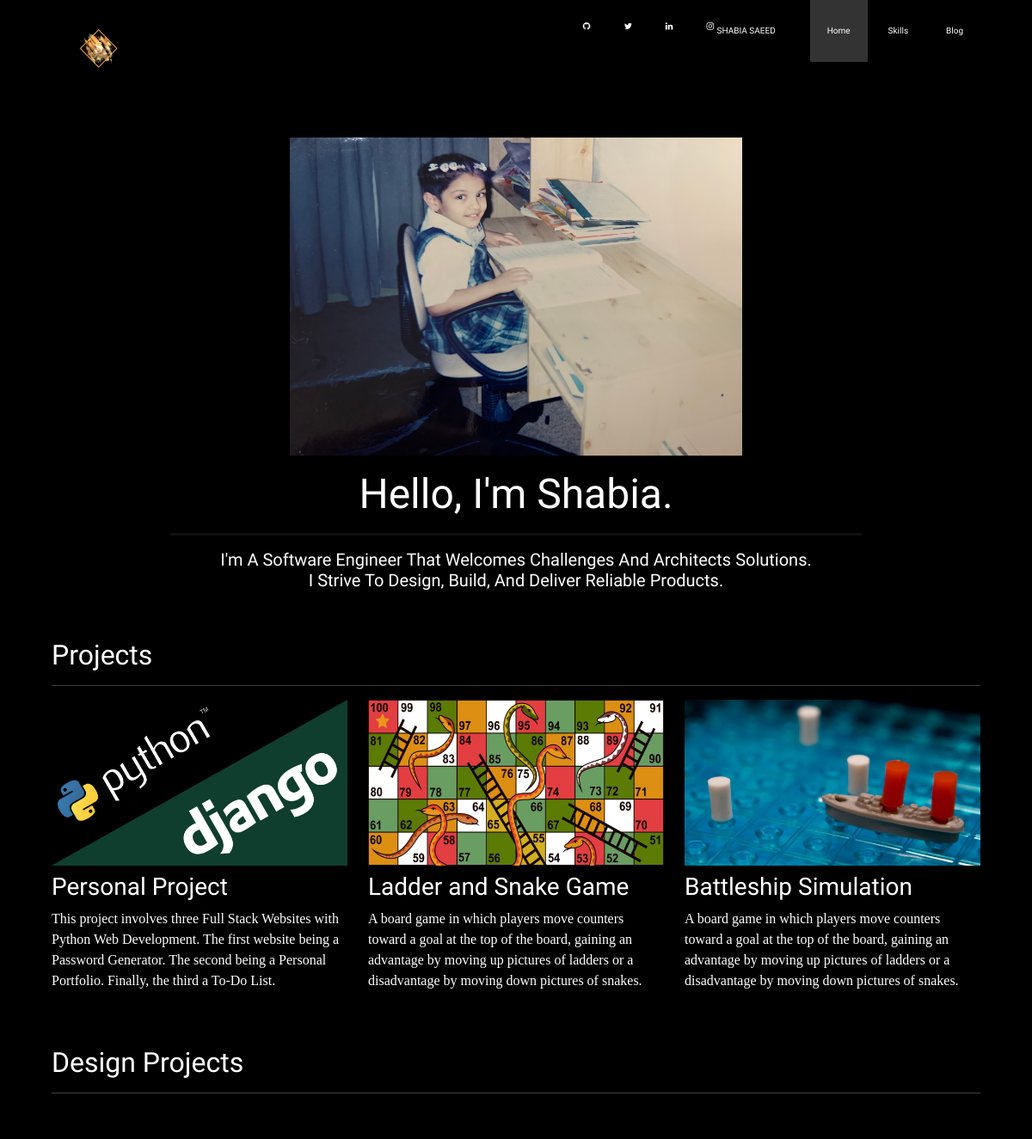
Before: / (upper part) with the older database file.
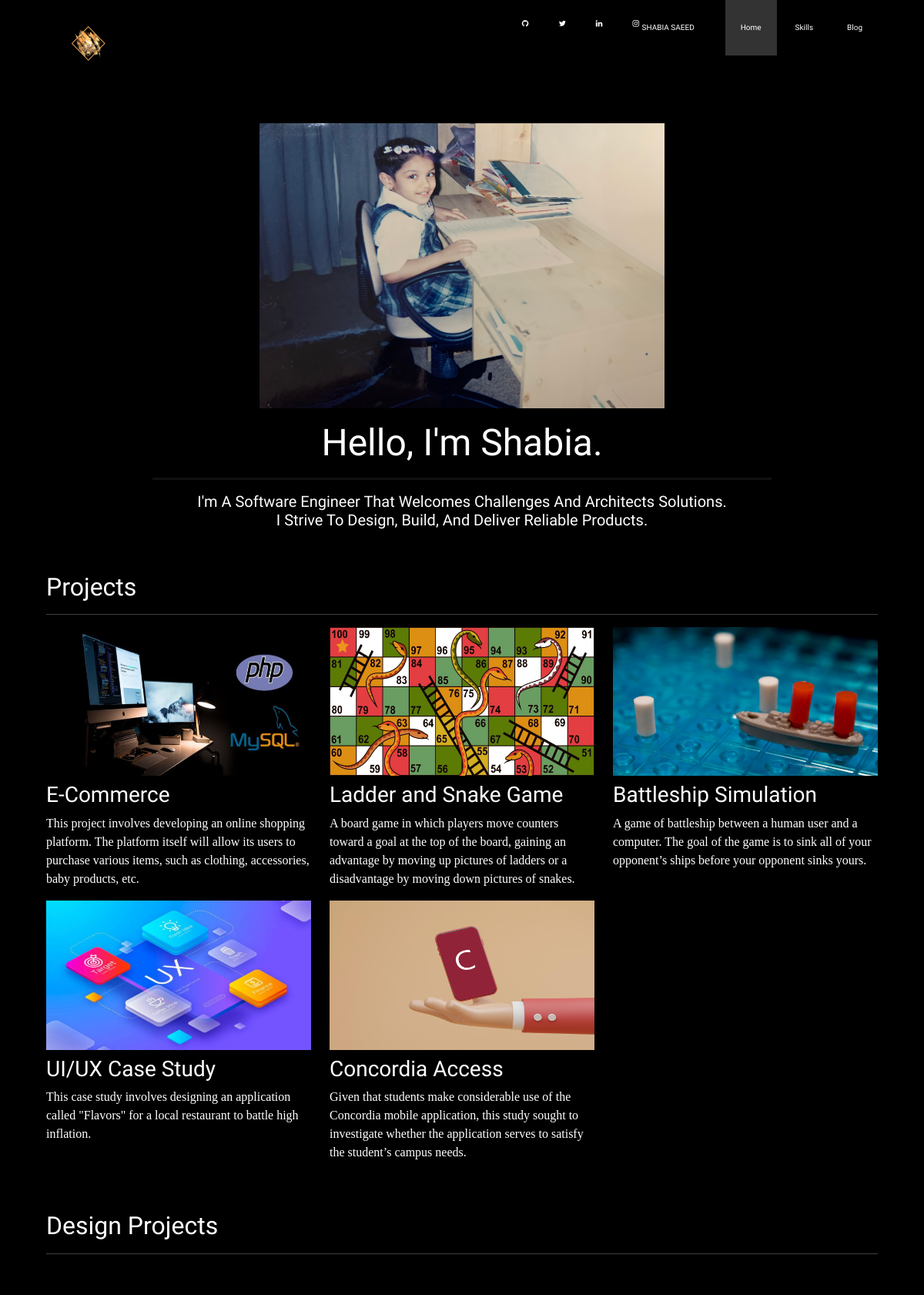
After: the same page with the newer database file.
### portfolio/models.py (models this page shows)
class Project(models.Model):
    title= models.CharField(max_length=100)
    description= models.CharField(max_length=250)
    image= models.ImageField(upload_to='portfolio/images/')
    url= models.URLField(blank=True)

### portfolio/views.py (the view)
# urls.py: 2. Add a URL to urlpatterns:  path('', views.home, name='home')
def home(request):
    projects = Project.objects.all()
    return render(request, 'portfolio/home.html', {'projects':projects})

### portfolio/templates/portfolio/home.html (shortened to what this page needs)
{%  extends 'portfolio/base.html' %}
{% block nav_item_home %}active{% endblock nav_item_home %}
{% block content %}
    {% load static %}
    <div class="row">
        <br/>
    </div>
    <div class="row justify-content-center my-3">
    <img src="{% static 'portfolio\MiniMe.jpg' %}" style="width:550px;height:370px;">
    </div>
<div class="row justify-content-center mb-3">
  <div class="col-md-9 text-center">
    <h2 id="hometext" class="font-weight-bold">Hello, I'm Shabia.</h2>
    <hr style="border-bottom:#454545 solid medium">
    <h5 class="capitalize">I'm a software engineer that welcomes challenges and architects solutions. <br>I strive to design, build, and deliver reliable products.</h5>
  </div>
</div>
<h2 class="mt-5">Projects</h2>
<hr>
<div class="row">
  {% for project in projects %}
  <div class="col-lg-4 col-md-6">
    {% if project.url %}
    <a href="{{ project.url }}">
      <img src="{{ project.image.url }}" class="img-fluid mb-2">
    </a>
    {% else %}
    <img src="{{ project.image.url }}" class="img-fluid mb-2">
    {% endif %}
    <h3>{{ project.title }}</h3>
    <p class="lowercase" style="font-family: Serif">{{ project.description }}</p>
  </div>
  {% endfor %}
</div>
<h2 class="mt-5">Design Projects</h2>
<hr>
<div class="container">
    </div>
</div>
{% endblock %}

### portfolio/templates/portfolio/base.html (shortened to what this page needs)
{% load static %}
<!doctype html>
<html lang="en">
  <head>
    <link href="https://cdn.jsdelivr.net/npm/bootstrap@5.0.1/dist/css/bootstrap.min.css" rel="stylesheet">
    <link rel="stylesheet" href="{% static "portfolio/custom.css" %}">
    <link rel="stylesheet" href="https://cdnjs.cloudflare.com/ajax/libs/font-awesome/4.7.0/css/font-awesome.min.css">
  </head>
  <body style="color: #fff; background-color:#000000;">
    <header id="header">
         <div class="header-left">
           <a href="{% url 'home' %}">
             <img src="{% static "portfolio/letters.png" %}" alt="Logo">
           </a>
         </div>
         <div class="header-right">
           <a class="navbar-brand" href="{% url 'home' %}">SHABIA SAEED</a>
           <a href="{% url 'home' %}" class="nav-link {% block nav_item_home %}{% endblock nav_item_home %}">Home <span class="sr-only">(current)</span></a>
           <a href="" class="nav-link">Skills</a>
           <a href="{% url 'blog:all_blogs' %}" class="nav-link {% block nav_item_blog %}{% endblock nav_item_blog %}">Blog</a>
         </div>
         <span class="align-right">
           <a href="https://github.com/shabiasaeed" class="fa fa-github"></a>
           <a href="https://twitter.com/ShabiaSaeed" class="fa fa-twitter"></a>
           <a href="https://www.linkedin.com/in/shabia-saeed-b2a9a3224" class="fa fa-linkedin"></a>
           <a href="https://www.instagram.com/shabia_saeed/?hl=en" class="fa fa-instagram"></a>
         </span>
    </header>
  <div class="container">
    {% block content %}{% endblock %}
  </body>
</html>

### portfolio/static/portfolio/custom.css (style rules this page uses)
.header-left { float: left; }
.header-right { float: right; }
header { overflow: hidden; height: 80px; background: #000000; position: relative; }
header { overflow: hidden; background: #000000; position: relative; padding: 0 5%; line-height: 2em; }
#header a { color: #FFFFFF; text-decoration: none; display: inline-block; padding: 20px; }
#header a.active { background: #333333; }
#header img { width: 95; height: 95; }
a.navbar-brand { margin-left: -30px; }
span.align-right { float: right; }
h5.capitalize { text-transform: capitalize; }
body { font-family: 'Mate SC', serif; position: relative; padding-bottom: 58px; min-height: 100vh; }
.container { max-width: 1224px; width: 90%; margin: auto; padding: 40px 0; }
@media (min-width: 901px) { #header a { font-size: 10px; } }
@media (min-width: 901px) { #header img { width: 70px; height: 70px; } }
@media (min-width: 992px) { #hometext { font-size: 3rem; } }

### portfolio/templates/portfolio/base.html (style rules this page uses)
.fa { padding: 20px; font-size: 30px; width: 30px; text-align: center; text-decoration: none; margin: 5px 2px; border-radius: 50%; }
.fa-github { color: white; }
.fa-twitter { color: white; }
.fa-linkedin { color: white; }
.fa-instagram { color: white; }

Changed rows visible on the page:
changed Project: image: a different picture; title "Personal Project" → "E-Commerce"; description "This project involves three Full Stack Websites with Python Web Development. The first website being a Password Generator. The second being a Personal Portfolio. Finally, the third a To-Do List." → "This project involves developing an online shopping platform. The platform itself will allow its users to purchase various items, such as clothing, accessories, baby products, etc."
changed Project "Battleship Simulation": description "A board game in which players move counters toward a goal at the top of the board, gaining an advantage by moving up pictures of ladders or a disadvantage by moving down pictures of snakes." → "A game of battleship between a human user and a computer. The goal of the game is to sink all of your opponent’s ships before your opponent sinks yours."
added Project: image (picture), title "UI/UX Case Study", description "This case study involves designing an application called \"Flavors\" for a local restaurant to battle high inflation."
added Project: image (picture), title "Concordia Access", description "Given that students make considerable use of the Concordia mobile application, this study sought to investigate whether the application serves to satisfy the student’s campus needs."
